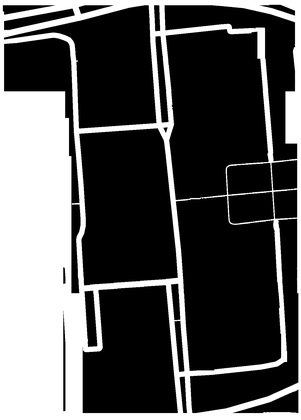
%> input picture ist_gmaps_mask.png, 301 x 420 px, shrunk from 1256 x 1752 before the run
$ octave pathfinding.m   (GNU Octave 9; MATLAB toolbox functions it lacks are replaced by stand-ins)
%> lines starting %> are read from the running program, lines starting %| are printed output that depends on the picture; in (x1, y1, x2, y2) boxes, pixels count from 0 and x2, y2 are one past the last pixel; in counts of white or black regions, pixels touching at a corner belong together; the program's own positions count from 1
### AStar.m
% Code based on the pseudo-code in https://en.wikipedia.org/wiki/A*_search_algorithm#Pseudocode

function [path] = AStar(start, goal, walkableCells)
%ASTAR Summary of this function goes here
%   Detailed explanation goes here

tentative_gScore = 0;

path = 0;

%List of the cells in the openSet. Matrix where each line has 1 cell's coords
%Sorted by lowest fScore
openSet = [start];

% For node i, j, cameFrom(i, j) is the node immediately preceding it on the cheapest path from start
% to i, j currently known.
cameFrom = zeros(size(walkableCells, 1), size(walkableCells, 2), 2);

gScore = ones(size(walkableCells, 1), size(walkableCells, 2)) * 999999;
gScore(start) = 0;

% For node n, fScore[n] := gScore[n] + h(n). fScore[n] represents our current best guess as to
% how short a path from start to finish can be if it goes through n.
fScore = ones(size(walkableCells, 1), size(walkableCells, 2)) * 999999;
fScore(start) = hFunction(start, goal);

neighborCoords = [[0, 1]; [0, -1]; [1, 0]; [-1, 0]; [1, 1]; [-1, -1]; [1, -1]; [-1, 1]];
neighborWeights = [1 1 1 1 1.4 1.4 1.4 1.4];

%while openSet is not empty
while ~isempty(openSet)
    %The openSet is sorted by lowest f-score
    current = openSet(1, :);
    if current(1) == goal(1) && current(2) == goal(2)
        % We found the path!
        path = reconstruct_path(cameFrom, current);
        break;
    end

    openSet(1, :) = [];

    for i=1:length(neighborCoords)
        weigth = neighborWeights(i);

        neighbor = [current(1)+neighborCoords(i, 1) current(2)+neighborCoords(i, 2)];

        if neighbor(1) < 1 || neighbor(1) > size(walkableCells, 1) || neighbor(2) < 1 || neighbor(2) > size(walkableCells, 2)
            %Invalid coords (out of the map)
            continue;
        end

        if ~walkableCells(neighbor(1), neighbor(2))
            %This neighbor is not walkable, ignore it
            continue;
        end

        % tentative_gScore is the distance from start to the neighbor through current
        tentative_gScore = gScore(current(1), current(2)) + weigth;
        if tentative_gScore < gScore(neighbor(1), neighbor(2))
            % This path to neighbor is better than any previous one. Record it!
            cameFrom(neighbor(1), neighbor(2), :) = current;
            gScore(neighbor(1), neighbor(2)) = tentative_gScore;
            neighborFScore = gScore(neighbor(1), neighbor(2)) + hFunction(neighbor, goal);
            fScore(neighbor(1), neighbor(2)) = neighborFScore;


            % remove from open set
            [~, index]=ismember(openSet,[1 2],'rows');
            if index
                openSet(index, :) = [];
            end

            %Find where to insert in the openSet, so that it remains sorted
            insertAtIndex = size(openSet, 1);

            for j=1:size(openSet, 1)
                c = openSet(j, :);

                if fScore(c(1), c(2)) >= neighborFScore
                    % We found node with higher f-Score, insert here
                    insertAtIndex = j-1;
                    break;
                end
            end

            %Insert
            openSet = [openSet(1:(insertAtIndex),:); neighbor; openSet(insertAtIndex+1:end,:)];
        end
    end
end


end

function val = hFunction(cell, goal)
    val = sqrt((cell(1)-goal(1))^2 + (cell(2)-goal(2))^2);
    %val = 0;
end

% [7 lines left out: function reconstruct_path, not called in this run]

### pathfinding.m
tic

CELL_SIZE = 8;

%This value is the size outside each cell will also be veryfied if is
%walkable (prevents from running too close to walls)
CELL_CHECK_BORDER_SIZE = 2;

mask = rgb2gray(imread('ist_gmaps_mask.png'));
%> mask: size 420x301 uint8; min 0, max 255, mean 85.2
%imshow(imread('ist_gmaps_mask.png'));

height = size(mask, 1);
%> height = 420
width = size(mask, 2);
%> width = 301

num_rows = ceil(height/CELL_SIZE);
%> num_rows = 53
num_cols = ceil(width/CELL_SIZE);
%> num_cols = 38

walkableCells = zeros(num_rows, num_cols);


%% Marks the cells as walkable or not
for i=1:num_rows
    for j=1:num_cols
        % The upper left edge of this cell
        row_start = max((i-1)*CELL_SIZE + 1 - CELL_CHECK_BORDER_SIZE, 1);
        col_start = max((j-1)*CELL_SIZE + 1 - CELL_CHECK_BORDER_SIZE, 1);
        %The lower right edge of this cell (could be cropped if it's on the edge of the image)
        row_end = min(i*CELL_SIZE + CELL_CHECK_BORDER_SIZE, height);
        col_end = min(j*CELL_SIZE + CELL_CHECK_BORDER_SIZE, width);

        average = mean(mean(mask(row_start:row_end, col_start:col_end)));
        if average == 255
            walkableCells(i, j) = 1;
            %patch([col_start, col_end, col_end, col_start], [row_start, row_start, row_end, row_end], 'g', 'FaceAlpha', 0.3);
        end
    end
end
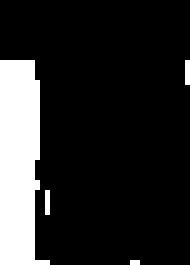
%> walkableCells: size 53x38 double (shown 5 times larger); values 0 (black) and 1 (white), 15.9% white; 4 white regions (3 under 20 px), largest, box (x1, y1, x2, y2) and area: (0, 12, 10, 53) 308

toc

%% Find a path
% path = AStar([130 1], [149 58], walkableCells);
path = AStar([1 1], [149 58], walkableCells);
%> in AStar, `gScore(start) = 0;`:
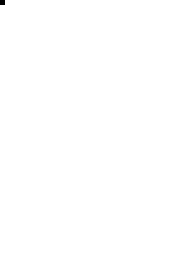
%> gScore: size 53x38 double (shown 5 times larger); values 0 (black) and 999999 (white), 100% white; black in thin lines or dots, all inside (x1, y1, x2, y2) = (0, 0, 1, 1)
%> after the loop in AStar, `while ~isempty(openSet)`: path = 0
%> path = 0
%path = path(20:end, :);
toc

% [8 lines of commented-out code are left out]

%% Plot the path
% [7 lines of commented-out code are left out]

toc

%% Find best path, by joining non-consecutive waypoints
best_path_indices = [1]; %contains the indices of new_path that form the best path
new_path = [path(1, :)];
%> new_path = 0

current_point = best_path_indices(1);
while current_point < length(path)


    connect_to = current_point+1;
    for i=(current_point+2):length(path)
        %% checks if it can connect point (current_point) to (i)
        can_connect_to_i = can_connect_points((path(current_point, :)-1)*CELL_SIZE+CELL_SIZE/2, (path(i, :)-1)*CELL_SIZE+CELL_SIZE/2, mask);
        if can_connect_to_i
            connect_to = i;
% [4 lines of commented-out code are left out]
        end
    end

    best_path_indices = [best_path_indices connect_to];
    new_path = [new_path; path(connect_to, :)];

    %plot
    a = path(current_point, :);
    b = path(connect_to, :);
    hold on;
    plot([(a(2)-1)*CELL_SIZE+CELL_SIZE/2 (b(2)-1)*CELL_SIZE+CELL_SIZE/2], [(a(1)-1)*CELL_SIZE+CELL_SIZE/2  (b(1)-1)*CELL_SIZE+CELL_SIZE/2], 'r', 'Parent', app.Plot);

    current_point = connect_to;
end
%> after the loop, best_path_indices = 1


%% plot
% [7 lines of commented-out code are left out]

%% TODO:
% O path ainda está em coordenadas das células na grelha. é preciso
% (coord-1)*CELL_SIZE + CELL_SIZE/2 para ter o centro delas nas coordenadas
% da imagem, acho eu.
% Na verdade maybe o melhor é passar para metros

%Depois, pegar na pos real do carro(pode nao estar no centro da celula), e
%ir marcando waypoints onde ele consegue ir corretamente (ver imagem TODO.pdn)
